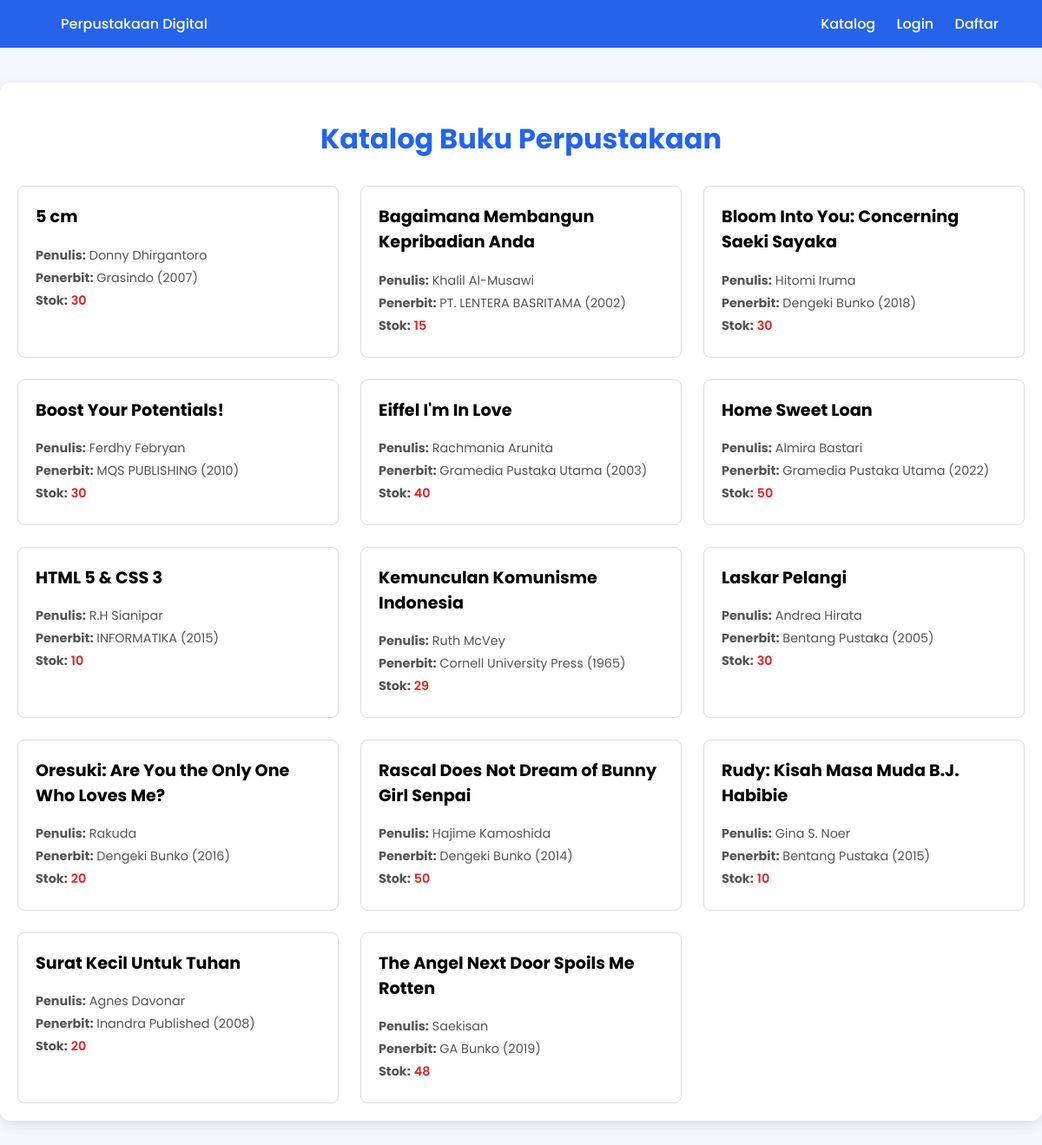
Page /katalog.php on the committed database.
### tables this page shows
CREATE TABLE `BUKU` (
  `id_buku` int(11) NOT NULL,
  `judul` varchar(255) NOT NULL,
  `pengarang` varchar(255) NOT NULL,
  `penerbit` varchar(255) NOT NULL,
  `tahun_terbit` year(4) DEFAULT NULL,
  `stok_total` int(11) NOT NULL DEFAULT 0,
  `stok_tersedia` int(11) NOT NULL DEFAULT 0,
  `isbn` varchar(50) DEFAULT NULL,
  `cover_path` varchar(255) DEFAULT NULL
);

### katalog.php (the view, shortened to what this page needs)
<?php
include 'koneksi.php';
$query_buku = "SELECT judul, pengarang, penerbit, tahun_terbit, stok_tersedia FROM BUKU ORDER BY judul ASC LIMIT 20";
$result_buku = $conn->query($query_buku);
?>
<!DOCTYPE html>
<html lang="id">
<head>
</head>
<body>
    <div class="navbar">
        <div class="logo">
            <a href="index.php">Perpustakaan Digital</a>
        </div>
        <div class="nav-links">
            <a href="katalog.php">Katalog</a>
            <a href="login.php">Login</a>
            <a href="register.php">Daftar</a>
        </div>
    </div>
    <div class="container">
        <h1>Katalog Buku Perpustakaan</h1>
        <?php if ($result_buku->num_rows > 0): ?>
            <div class="book-list">
                <?php while ($row = $result_buku->fetch_assoc()): ?>
                    <div class="book-card">
                        <h3><?= htmlspecialchars($row['judul']); ?></h3>
                        <p><strong>Penulis:</strong> <?= htmlspecialchars($row['pengarang']); ?></p>
                        <p><strong>Penerbit:</strong> <?= htmlspecialchars($row['penerbit']); ?> (<?= htmlspecialchars($row['tahun_terbit']); ?>)</p>
                        <p><strong>Stok:</strong> <span class="stok"><?= htmlspecialchars($row['stok_tersedia']); ?></span></p>
                        </div>
                <?php endwhile; ?>
            </div>
        <?php else: ?>
            <p style="text-align: center;">Maaf, belum ada data buku dalam katalog.</p>
        <?php endif; ?>
    </div>
</body>
</html>

### rows in the picture
buku: judul "5 cm", pengarang "Donny Dhirgantoro", penerbit "Grasindo", tahun_terbit "2007", stok_tersedia "30"
buku: judul "Bagaimana Membangun Kepribadian Anda", pengarang "Khalil Al-Musawi", penerbit "PT. LENTERA BASRITAMA", tahun_terbit "2002", stok_tersedia "15"
buku: judul "Bloom Into You: Concerning Saeki Sayaka", pengarang "Hitomi Iruma", penerbit "Dengeki Bunko", tahun_terbit "2018", stok_tersedia "30"
buku: judul "Boost Your Potentials!", pengarang "Ferdhy Febryan", penerbit "MQS PUBLISHING", tahun_terbit "2010", stok_tersedia "30"
buku: judul "Eiffel I'm In Love", pengarang "Rachmania Arunita", penerbit "Gramedia Pustaka Utama", tahun_terbit "2003", stok_tersedia "40"
buku: judul "Home Sweet Loan", pengarang "Almira Bastari", penerbit "Gramedia Pustaka Utama", tahun_terbit "2022", stok_tersedia "50"
buku: judul "HTML 5 & CSS 3", pengarang "R.H Sianipar", penerbit "INFORMATIKA", tahun_terbit "2015", stok_tersedia "10"
buku: judul "Kemunculan Komunisme Indonesia", pengarang "Ruth McVey", penerbit "Cornell University Press", tahun_terbit "1965", stok_tersedia "29"
buku: judul "Laskar Pelangi", pengarang "Andrea Hirata", penerbit "Bentang Pustaka", tahun_terbit "2005", stok_tersedia "30"
buku: judul "Oresuki: Are You the Only One Who Loves Me?", pengarang "Rakuda", penerbit "Dengeki Bunko", tahun_terbit "2016", stok_tersedia "20"
buku: judul "Rascal Does Not Dream of Bunny Girl Senpai", pengarang "Hajime Kamoshida", penerbit "Dengeki Bunko", tahun_terbit "2014", stok_tersedia "50"
buku: judul "Rudy: Kisah Masa Muda B.J. Habibie", pengarang "Gina S. Noer", penerbit "Bentang Pustaka", tahun_terbit "2015", stok_tersedia "10"
buku: judul "Surat Kecil Untuk Tuhan", pengarang "Agnes Davonar", penerbit "Inandra Published", tahun_terbit "2008", stok_tersedia "20"
buku: judul "The Angel Next Door Spoils Me Rotten", pengarang "Saekisan", penerbit "GA Bunko", tahun_terbit "2019", stok_tersedia "48"
